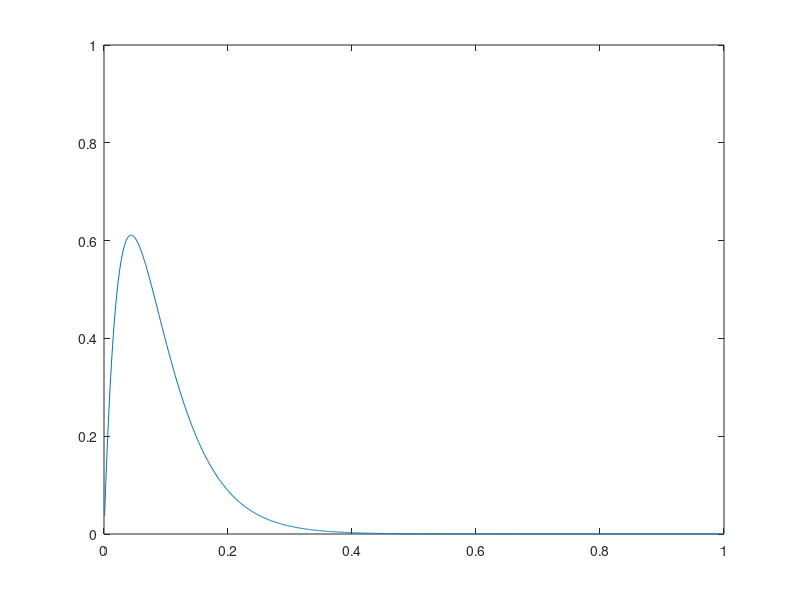
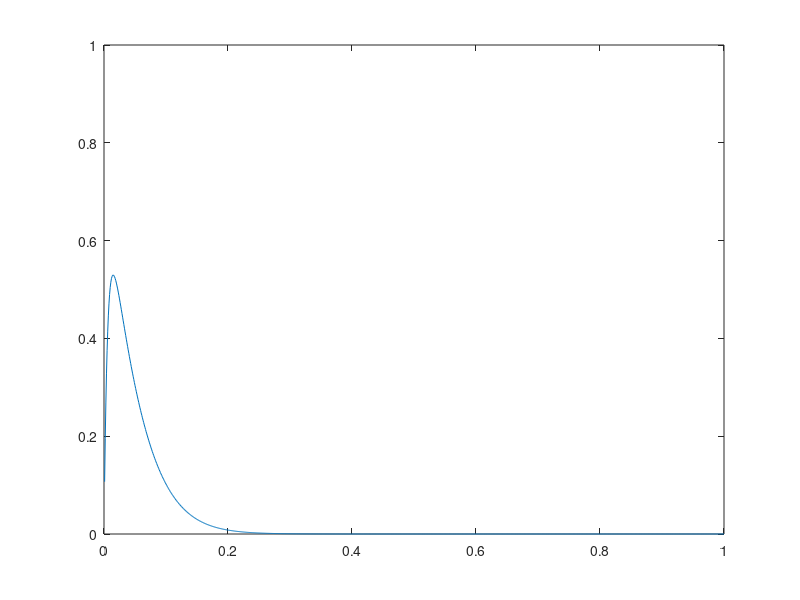
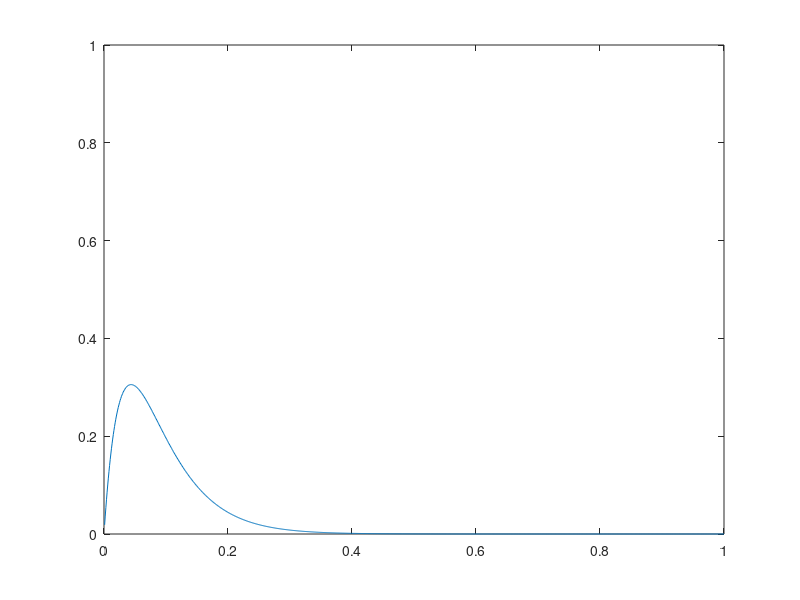
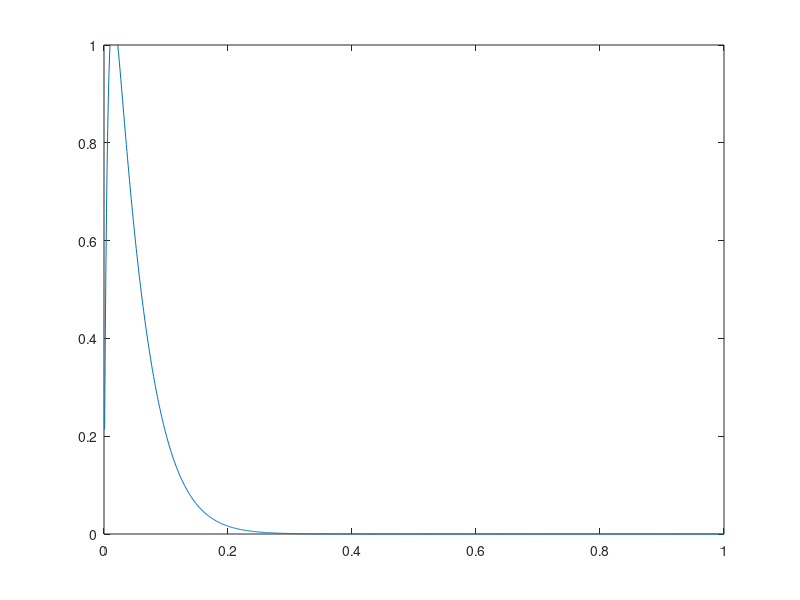

Recreate these plots in MATLAB, in order.
global planet_scale = 1000;
global planet_radius = 6400;

global planet_center_x = 0;
global planet_center_y = -planet_radius;

global atmos_thickness_ratio = 0.025;
global atmos_thickness = planet_radius * atmos_thickness_ratio;

global scale_height = atmos_thickness / 4;

function r = vec_len(d_x, d_y)
  r = sqrt(d_x .* d_x + d_y .* d_y);
endfunction

function r = atmos_density (p_x, p_y)
  global planet_center_x;
  global planet_center_y;
  global planet_radius;
  global scale_height;
  d_x = p_x - planet_center_x;
  d_y = p_y - planet_center_y;
  dist_from_surface = vec_len(d_x, d_y) - planet_radius;
  r = exp(-dist_from_surface / scale_height);
endfunction

function r = optical_depth(a_x, a_y, b_x, b_y)
  global atmos_thickness;
  global planet_radius;
  samples = 5;
  d_x = b_x - a_x;
  d_y = b_y - a_y;
  l = vec_len(d_x, d_y);
  d_x = d_x ./ l;
  d_y = d_y ./ l;
  l = min(l, 2 * (atmos_thickness + planet_radius)) / samples;
  d_x = d_x .* l;
  d_y = d_y .* l;

  r = 0;
  for i = [1:samples]
    p_x = a_x + i .* d_x;
    p_y = a_y + i .* d_y;
    r = r + atmos_density(p_x, p_y) .* l;
  endfor
endfunction

function r = phase(cos_angle, g)
  c = cos_angle;
  g2 = g .* g;
  r = 3 * (1-g2) .* (1 + c.*c) ./ (2 * (2 + g2) .* realpow(1 + g2 - 2*g.*c, 3.0 / 2.0));
endfunction

function r = dot(x1, y1, x2, y2)
  r = x1.*x2 + y1.*y2;
endfunction

function r = in_scatter(sun_angle, camera_x, camera_y, look_x, look_y, k, g)
  global planet_center_x;
  global planet_center_y;
  global planet_radius;
  global atmos_thickness;
  sun_distance = 150000000;
  sun_position_x = planet_center_x + cos(sun_angle) .* sun_distance;
  sun_position_y = planet_center_y + sin(sun_angle) .* sun_distance;

  samples = 5;
  l = atmos_thickness / samples;
  r = 0;
  for i = [1:samples]
    point_x = camera_x + look_x * i * l;
    point_y = camera_y + look_y * i * l;
    d1_x = sun_position_x - point_x;
    d1_y = sun_position_y - point_y;
    d2_x = point_x - camera_x;
    d2_y = point_y - camera_y;
    cos_angle = dot(d1_x, d1_y, d2_x, d2_y) ./ (vec_len(d1_x, d1_y) .* vec_len(d2_x, d2_y));
    od = optical_depth(camera_x, camera_y, point_x, point_y) + optical_depth(point_x, point_y, sun_position_x, sun_position_y);
    r += k .* phase(cos_angle, g) .* atmos_density(point_x, point_y) .* exp(-k .* od) * l;
  endfor
endfunction

camera_x = 0;
camera_y = 0;

max_k = 1;
k_samples = 1000;
k = [1:max_k*k_samples]/k_samples;

noon_up = in_scatter(3.14/2, camera_x, camera_y, 0, 1, k, 0);
noon_horizon = in_scatter(3.14/2, camera_x, camera_y, 1, 0, k, 0);
sunset_up = in_scatter(0, camera_x, camera_y, 0, 1, k, 0);
sunset_horizon = in_scatter(0, camera_x, camera_y, 1, 0, k, 0);

figure 1;
plot(k, [noon_up]);
axis([0 1 0 1]);

figure 2;
plot(k, [noon_horizon]);
axis([0 1 0 1]);

figure 3;
plot(k, [sunset_up]);
axis([0 1 0 1]);

figure 4;
plot(k, [sunset_horizon]);
axis([0 1 0 1]);
